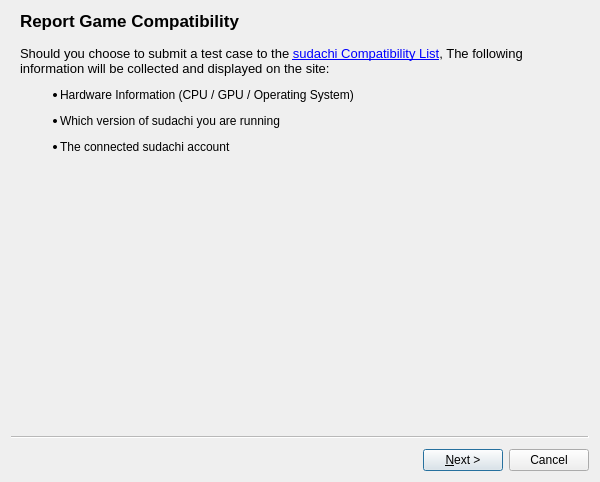
<?xml version="1.0" encoding="UTF-8"?>
<ui version="4.0">
 <class>CompatDB</class>
 <widget class="QWizard" name="CompatDB">
  <property name="geometry">
   <rect>
    <x>0</x>
    <y>0</y>
    <width>600</width>
    <height>482</height>
   </rect>
  </property>
  <property name="minimumSize">
   <size>
    <width>500</width>
    <height>410</height>
   </size>
  </property>
  <property name="windowTitle">
   <string>Report Compatibility</string>
  </property>
  <property name="options">
   <set>QWizard::DisabledBackButtonOnLastPage|QWizard::HelpButtonOnRight|QWizard::NoBackButtonOnStartPage</set>
  </property>
  <widget class="QWizardPage" name="wizard_Info">
   <property name="title">
    <string>Report Game Compatibility</string>
   </property>
   <attribute name="pageId">
    <string notr="true">0</string>
   </attribute>
   <layout class="QVBoxLayout" name="verticalLayout">
    <item>
     <widget class="QLabel" name="lbl_Spiel">
      <property name="text">
       <string>&lt;html&gt;&lt;head/&gt;&lt;body&gt;&lt;p&gt;&lt;span style=&quot; font-size:10pt;&quot;&gt;Should you choose to submit a test case to the &lt;/span&gt;&lt;a href=&quot;https://sudachi-emu.org/game/&quot;&gt;&lt;span style=&quot; font-size:10pt; text-decoration: underline; color:#0000ff;&quot;&gt;sudachi Compatibility List&lt;/span&gt;&lt;/a&gt;&lt;span style=&quot; font-size:10pt;&quot;&gt;, The following information will be collected and displayed on the site:&lt;/span&gt;&lt;/p&gt;&lt;ul style=&quot;margin-top: 0px; margin-bottom: 0px; margin-left: 0px; margin-right: 0px; -qt-list-indent: 1;&quot;&gt;&lt;li style=&quot; margin-top:12px; margin-bottom:12px; margin-left:0px; margin-right:0px; -qt-block-indent:0; text-indent:0px;&quot;&gt;Hardware Information (CPU / GPU / Operating System)&lt;/li&gt;&lt;li style=&quot; margin-top:12px; margin-bottom:12px; margin-left:0px; margin-right:0px; -qt-block-indent:0; text-indent:0px;&quot;&gt;Which version of sudachi you are running&lt;/li&gt;&lt;li style=&quot; margin-top:12px; margin-bottom:12px; margin-left:0px; margin-right:0px; -qt-block-indent:0; text-indent:0px;&quot;&gt;The connected sudachi account&lt;/li&gt;&lt;/ul&gt;&lt;/body&gt;&lt;/html&gt;</string>
      </property>
      <property name="wordWrap">
       <bool>true</bool>
      </property>
      <property name="openExternalLinks">
       <bool>true</bool>
      </property>
     </widget>
    </item>
    <item>
     <spacer name="verticalSpacer_2">
      <property name="orientation">
       <enum>Qt::Vertical</enum>
      </property>
      <property name="sizeHint" stdset="0">
       <size>
        <width>20</width>
        <height>0</height>
       </size>
      </property>
     </spacer>
    </item>
   </layout>
  </widget>
  <widget class="QWizardPage" name="wizard_GameBoot">
   <property name="title">
    <string>Report Game Compatibility</string>
   </property>
   <attribute name="pageId">
    <string notr="true">1</string>
   </attribute>
   <layout class="QFormLayout" name="formLayout1">
    <item row="0" column="0" colspan="2">
     <widget class="QLabel" name="lbl_Independent1">
      <property name="font">
       <font>
        <pointsize>10</pointsize>
       </font>
      </property>
      <property name="text">
       <string>&lt;html&gt;&lt;head/&gt;&lt;body&gt;&lt;p&gt;Does the game boot?&lt;/p&gt;&lt;/body&gt;&lt;/html&gt;</string>
      </property>
      <property name="wordWrap">
       <bool>true</bool>
      </property>
     </widget>
    </item>
    <item row="1" column="0" colspan="2">
     <spacer name="verticalSpacer1">
      <property name="orientation">
       <enum>Qt::Vertical</enum>
      </property>
      <property name="sizeHint" stdset="0">
       <size>
        <width>20</width>
        <height>0</height>
       </size>
      </property>
     </spacer>
    </item>
    <item row="2" column="0">
     <widget class="QRadioButton" name="radioButton_GameBoot_Yes">
      <property name="text">
       <string>Yes   The game starts to output video or audio</string>
      </property>
     </widget>
    </item>
    <item row="4" column="0">
     <widget class="QRadioButton" name="radioButton_GameBoot_No">
      <property name="text">
       <string>No    The game doesn't get past the &quot;Launching...&quot; screen</string>
      </property>
     </widget>
    </item>
   </layout>
  </widget>
  <widget class="QWizardPage" name="wizard_GamePlay">
   <property name="title">
    <string>Report Game Compatibility</string>
   </property>
   <attribute name="pageId">
    <string notr="true">2</string>
   </attribute>
   <layout class="QFormLayout" name="formLayout2">
    <item row="2" column="0">
     <widget class="QRadioButton" name="radioButton_Gameplay_Yes">
      <property name="text">
       <string>Yes   The game gets past the intro/menu and into gameplay</string>
      </property>
     </widget>
    </item>
    <item row="4" column="0">
     <widget class="QRadioButton" name="radioButton_Gameplay_No">
      <property name="text">
       <string>No    The game crashes or freezes while loading or using the menu</string>
      </property>
     </widget>
    </item>
    <item row="0" column="0" colspan="2">
     <widget class="QLabel" name="lbl_Independent2">
      <property name="font">
       <font>
        <pointsize>10</pointsize>
       </font>
      </property>
      <property name="text">
       <string>&lt;html&gt;&lt;head/&gt;&lt;body&gt;&lt;p&gt;Does the game reach gameplay?&lt;/p&gt;&lt;/body&gt;&lt;/html&gt;</string>
      </property>
      <property name="wordWrap">
       <bool>true</bool>
      </property>
     </widget>
    </item>
    <item row="1" column="0" colspan="2">
     <spacer name="verticalSpacer2">
      <property name="orientation">
       <enum>Qt::Vertical</enum>
      </property>
      <property name="sizeHint" stdset="0">
       <size>
        <width>20</width>
        <height>0</height>
       </size>
      </property>
     </spacer>
    </item>
   </layout>
  </widget>
  <widget class="QWizardPage" name="wizard_NoFreeze">
   <property name="title">
    <string>Report Game Compatibility</string>
   </property>
   <attribute name="pageId">
    <string notr="true">3</string>
   </attribute>
   <layout class="QFormLayout" name="formLayout3">
    <item row="2" column="0">
     <widget class="QRadioButton" name="radioButton_NoFreeze_Yes">
      <property name="text">
       <string>Yes   The game works without crashes</string>
      </property>
     </widget>
    </item>
    <item row="4" column="0">
     <widget class="QRadioButton" name="radioButton_NoFreeze_No">
      <property name="text">
       <string>No    The game crashes or freezes during gameplay</string>
      </property>
     </widget>
    </item>
    <item row="0" column="0" colspan="2">
     <widget class="QLabel" name="lbl_Independent3">
      <property name="font">
       <font>
        <pointsize>10</pointsize>
       </font>
      </property>
      <property name="text">
       <string>&lt;html&gt;&lt;head/&gt;&lt;body&gt;&lt;p&gt;Does the game work without crashing, freezing or locking up during gameplay?&lt;/p&gt;&lt;/body&gt;&lt;/html&gt;</string>
      </property>
      <property name="wordWrap">
       <bool>true</bool>
      </property>
     </widget>
    </item>
    <item row="1" column="0" colspan="2">
     <spacer name="verticalSpacer3">
      <property name="orientation">
       <enum>Qt::Vertical</enum>
      </property>
      <property name="sizeHint" stdset="0">
       <size>
        <width>20</width>
        <height>0</height>
       </size>
      </property>
     </spacer>
    </item>
   </layout>
  </widget>
  <widget class="QWizardPage" name="wizard_Complete">
   <property name="title">
    <string>Report Game Compatibility</string>
   </property>
   <attribute name="pageId">
    <string notr="true">4</string>
   </attribute>
   <layout class="QFormLayout" name="formLayout4">
    <item row="2" column="0">
     <widget class="QRadioButton" name="radioButton_Complete_Yes">
      <property name="text">
       <string>Yes   The game can be finished without any workarounds</string>
      </property>
     </widget>
    </item>
    <item row="4" column="0">
     <widget class="QRadioButton" name="radioButton_Complete_No">
      <property name="text">
       <string>No    The game can't progress past a certain area</string>
      </property>
     </widget>
    </item>
    <item row="0" column="0" colspan="2">
     <widget class="QLabel" name="lbl_Independent4">
      <property name="font">
       <font>
        <pointsize>10</pointsize>
       </font>
      </property>
      <property name="text">
       <string>&lt;html&gt;&lt;head/&gt;&lt;body&gt;&lt;p&gt;Is the game completely playable from start to finish?&lt;/p&gt;&lt;/body&gt;&lt;/html&gt;</string>
      </property>
      <property name="wordWrap">
       <bool>true</bool>
      </property>
     </widget>
    </item>
    <item row="1" column="0" colspan="2">
     <spacer name="verticalSpacer4">
      <property name="orientation">
       <enum>Qt::Vertical</enum>
      </property>
      <property name="sizeHint" stdset="0">
       <size>
        <width>20</width>
        <height>0</height>
       </size>
      </property>
     </spacer>
    </item>
   </layout>
  </widget>
  <widget class="QWizardPage" name="wizard_Graphical">
   <property name="title">
    <string>Report Game Compatibility</string>
   </property>
   <attribute name="pageId">
    <string notr="true">5</string>
   </attribute>
   <layout class="QFormLayout" name="formLayout5">
    <item row="2" column="0">
     <widget class="QRadioButton" name="radioButton_Graphical_Major">
      <property name="text">
       <string>Major   The game has major graphical errors</string>
      </property>
     </widget>
    </item>
    <item row="4" column="0">
     <widget class="QRadioButton" name="radioButton_Graphical_Minor">
      <property name="text">
       <string>Minor   The game has minor graphical errors</string>
      </property>
     </widget>
    </item>
    <item row="6" column="0">
     <widget class="QRadioButton" name="radioButton_Graphical_No">
      <property name="text">
       <string>None     Everything is rendered as it looks on the Nintendo Switch</string>
      </property>
     </widget>
    </item>
    <item row="0" column="0" colspan="2">
     <widget class="QLabel" name="lbl_Independent5">
      <property name="font">
       <font>
        <pointsize>10</pointsize>
       </font>
      </property>
      <property name="text">
       <string>&lt;html&gt;&lt;head/&gt;&lt;body&gt;&lt;p&gt;Does the game have any graphical glitches?&lt;/p&gt;&lt;/body&gt;&lt;/html&gt;</string>
      </property>
      <property name="wordWrap">
       <bool>true</bool>
      </property>
     </widget>
    </item>
    <item row="1" column="0" colspan="2">
     <spacer name="verticalSpacer5">
      <property name="orientation">
       <enum>Qt::Vertical</enum>
      </property>
      <property name="sizeHint" stdset="0">
       <size>
        <width>20</width>
        <height>0</height>
       </size>
      </property>
     </spacer>
    </item>
   </layout>
  </widget>
  <widget class="QWizardPage" name="wizard_Audio">
   <property name="title">
    <string>Report Game Compatibility</string>
   </property>
   <attribute name="pageId">
    <string notr="true">6</string>
   </attribute>
   <layout class="QFormLayout" name="formLayout6">
    <item row="2" column="0">
     <widget class="QRadioButton" name="radioButton_Audio_Major">
      <property name="text">
       <string>Major   The game has major audio errors</string>
      </property>
     </widget>
    </item>
    <item row="4" column="0">
     <widget class="QRadioButton" name="radioButton_Audio_Minor">
      <property name="text">
       <string>Minor   The game has minor audio errors</string>
      </property>
     </widget>
    </item>
    <item row="6" column="0">
     <widget class="QRadioButton" name="radioButton_Audio_No">
      <property name="text">
       <string>None     Audio is played perfectly</string>
      </property>
     </widget>
    </item>
    <item row="0" column="0" colspan="2">
     <widget class="QLabel" name="lbl_Independent6">
      <property name="font">
       <font>
        <pointsize>10</pointsize>
       </font>
      </property>
      <property name="text">
       <string>&lt;html&gt;&lt;head/&gt;&lt;body&gt;&lt;p&gt;Does the game have any audio glitches / missing effects?&lt;/p&gt;&lt;/body&gt;&lt;/html&gt;</string>
      </property>
      <property name="wordWrap">
       <bool>true</bool>
      </property>
     </widget>
    </item>
    <item row="1" column="0" colspan="2">
     <spacer name="verticalSpacer6">
      <property name="orientation">
       <enum>Qt::Vertical</enum>
      </property>
      <property name="sizeHint" stdset="0">
       <size>
        <width>20</width>
        <height>0</height>
       </size>
      </property>
     </spacer>
    </item>
   </layout>
  </widget>
  <widget class="QWizardPage" name="wizard_ThankYou">
   <property name="title">
    <string>Thank you for your submission!</string>
   </property>
   <attribute name="pageId">
    <string notr="true">7</string>
   </attribute>
  </widget>
 </widget>
 <resources/>
 <connections/>
</ui>
